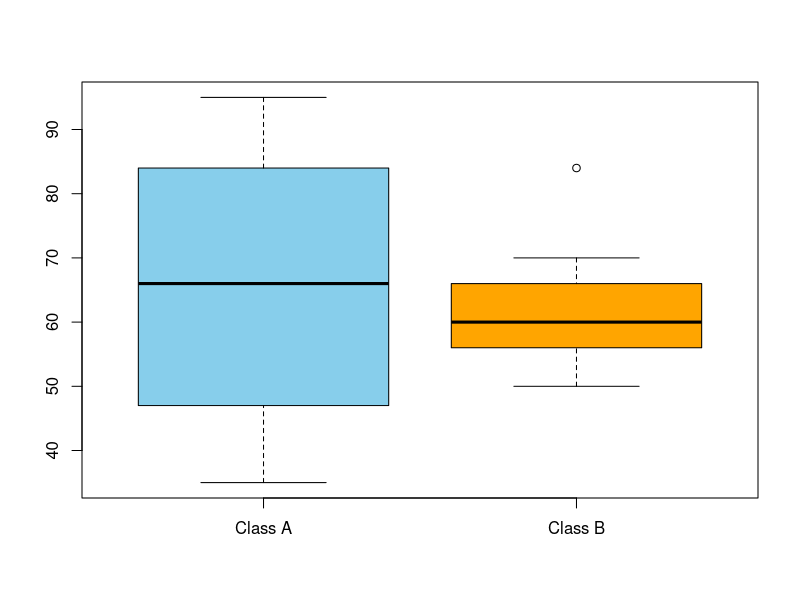

This chart was generated by the following R code:
A<-c(76,35,47,64,95,66,89,36,84)

B<-c(51,56,84,60,59,70,63,66,50)

mean(A)
median(A)
range(A)

mean(B)
median(B)
range(B)

boxplot(A,B,
        names=c("Class A","Class B"),
        col=c("skyblue","orange"))
